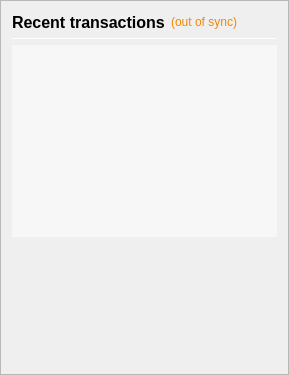
                <widget class="QFrame" name="frame_RecentTransactions">
                 <property name="minimumSize">
                  <size>
                   <width>0</width>
                   <height>0</height>
                  </size>
                 </property>
                 <property name="frameShape">
                  <enum>QFrame::StyledPanel</enum>
                 </property>
                 <property name="frameShadow">
                  <enum>QFrame::Raised</enum>
                 </property>
                 <layout class="QVBoxLayout" name="verticalLayout_1" stretch="0,0,0,0,0">
                  <item>
                   <layout class="QHBoxLayout" name="horizontalLayout_2">
                    <item>
                     <widget class="QLabel" name="label_4">
                      <property name="minimumSize">
                       <size>
                        <width>0</width>
                        <height>20</height>
                       </size>
                      </property>
                      <property name="font">
                       <font>
                        <pointsize>12</pointsize>
                        <weight>75</weight>
                        <bold>true</bold>
                       </font>
                      </property>
                      <property name="text">
                       <string>Recent transactions</string>
                      </property>
                     </widget>
                    </item>
                    <item>
                     <widget class="QLabel" name="labelTransactionsStatus">
                      <property name="cursor">
                       <cursorShape>WhatsThisCursor</cursorShape>
                      </property>
                      <property name="toolTip">
                       <string>The displayed information may be out of date. Your wallet automatically synchronizes with the BASE network after a connection is established, but this process has not completed yet.</string>
                      </property>
                      <property name="styleSheet">
                       <string notr="true">QLabel { color:#f18805; }</string>
                      </property>
                      <property name="text">
                       <string notr="true">(out of sync)</string>
                      </property>
                      <property name="alignment">
                       <set>Qt::AlignRight|Qt::AlignTrailing|Qt::AlignVCenter</set>
                      </property>
                     </widget>
                    </item>
                    <item>
                     <spacer name="horizontalSpacer">
                      <property name="orientation">
                       <enum>Qt::Horizontal</enum>
                      </property>
                      <property name="sizeHint" stdset="0">
                       <size>
                        <width>40</width>
                        <height>20</height>
                       </size>
                      </property>
                     </spacer>
                    </item>
                   </layout>
                  </item>
                  <item>
                   <widget class="Line" name="line">
                    <property name="minimumSize">
                     <size>
                      <width>0</width>
                      <height>1</height>
                     </size>
                    </property>
                    <property name="maximumSize">
                     <size>
                      <width>16777215</width>
                      <height>1</height>
                     </size>
                    </property>
                    <property name="orientation">
                     <enum>Qt::Horizontal</enum>
                    </property>
                   </widget>
                  </item>
                  <item>
                   <widget class="QListView" name="listTransactions">
                    <property name="minimumSize">
                     <size>
                      <width>0</width>
                      <height>0</height>
                     </size>
                    </property>
                    <property name="styleSheet">
                     <string notr="true">QListView { background: rgba(255,255,255,0.5); }</string>
                    </property>
                    <property name="frameShape">
                     <enum>QFrame::NoFrame</enum>
                    </property>
                    <property name="verticalScrollBarPolicy">
                     <enum>Qt::ScrollBarAlwaysOff</enum>
                    </property>
                    <property name="horizontalScrollBarPolicy">
                     <enum>Qt::ScrollBarAlwaysOff</enum>
                    </property>
                    <property name="selectionMode">
                     <enum>QAbstractItemView::NoSelection</enum>
                    </property>
                   </widget>
                  </item>
                  <item>
                   <spacer name="verticalSpacer_2">
                    <property name="orientation">
                     <enum>Qt::Vertical</enum>
                    </property>
                    <property name="sizeType">
                     <enum>QSizePolicy::Expanding</enum>
                    </property>
                    <property name="sizeHint" stdset="0">
                     <size>
                      <width>20</width>
                      <height>40</height>
                     </size>
                    </property>
                   </spacer>
                  </item>
                  <item>
                   <widget class="ClickableLabel" name="bannerLabel">
                    <property name="sizePolicy">
                     <sizepolicy hsizetype="Expanding" vsizetype="Expanding">
                      <horstretch>0</horstretch>
                      <verstretch>0</verstretch>
                     </sizepolicy>
                    </property>
                    <property name="minimumSize">
                     <size>
                      <width>0</width>
                      <height>80</height>
                     </size>
                    </property>
                    <property name="cursor">
                     <cursorShape>PointingHandCursor</cursorShape>
                    </property>
                    <property name="autoFillBackground">
                     <bool>false</bool>
                    </property>
                    <property name="text">
                     <string/>
                    </property>
                    <property name="alignment">
                     <set>Qt::AlignBottom|Qt::AlignHCenter</set>
                    </property>
                    <property name="openExternalLinks">
                     <bool>true</bool>
                    </property>
                   </widget>
                  </item>
                 </layout>
                </widget>
